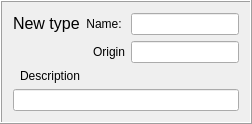
    <widget class="QFrame" name="lodFrame">
     <property name="frameShape">
      <enum>QFrame::Box</enum>
     </property>
     <property name="frameShadow">
      <enum>QFrame::Raised</enum>
     </property>
     <layout class="QGridLayout" name="gridLayout_5">
      <item row="0" column="0">
       <widget class="QLabel" name="label_40">
        <property name="text">
         <string>&lt;!DOCTYPE HTML PUBLIC &quot;-//W3C//DTD HTML 4.0//EN&quot; &quot;http://www.w3.org/TR/REC-html40/strict.dtd&quot;&gt;
&lt;html&gt;&lt;head&gt;&lt;meta name=&quot;qrichtext&quot; content=&quot;1&quot; /&gt;&lt;style type=&quot;text/css&quot;&gt;
p, li { white-space: pre-wrap; }
&lt;/style&gt;&lt;/head&gt;&lt;body style=&quot; font-family:'MS Shell Dlg 2'; font-size:8pt; font-weight:400; font-style:normal;&quot;&gt;
&lt;p style=&quot; margin-top:0px; margin-bottom:0px; margin-left:0px; margin-right:0px; -qt-block-indent:0; text-indent:0px;&quot;&gt;&lt;span style=&quot; font-size:12pt;&quot;&gt;New type&lt;/span&gt;&lt;/p&gt;&lt;/body&gt;&lt;/html&gt;</string>
        </property>
       </widget>
      </item>
      <item row="0" column="1">
       <widget class="QLabel" name="label_11">
        <property name="text">
         <string>Name: </string>
        </property>
        <property name="alignment">
         <set>Qt::AlignRight|Qt::AlignTrailing|Qt::AlignVCenter</set>
        </property>
       </widget>
      </item>
      <item row="0" column="2">
       <widget class="QgsFilterLineEdit" name="TypeLineEditName">
        <property name="sizePolicy">
         <sizepolicy hsizetype="Preferred" vsizetype="Preferred">
          <horstretch>0</horstretch>
          <verstretch>0</verstretch>
         </sizepolicy>
        </property>
        <property name="toolTip">
         <string>Type new name for your type</string>
        </property>
        <property name="qgisRelation" stdset="0">
         <string notr="true"/>
        </property>
       </widget>
      </item>
      <item row="1" column="1">
       <widget class="QLabel" name="label_7">
        <property name="text">
         <string>Origin</string>
        </property>
        <property name="alignment">
         <set>Qt::AlignRight|Qt::AlignTrailing|Qt::AlignVCenter</set>
        </property>
       </widget>
      </item>
      <item row="1" column="2">
       <widget class="QgsFilterLineEdit" name="TypeLineEditLocation">
        <property name="sizePolicy">
         <sizepolicy hsizetype="Preferred" vsizetype="Preferred">
          <horstretch>0</horstretch>
          <verstretch>0</verstretch>
         </sizepolicy>
        </property>
        <property name="toolTip">
         <string>Type new name for your type</string>
        </property>
        <property name="qgisRelation" stdset="0">
         <string notr="true"/>
        </property>
       </widget>
      </item>
      <item row="2" column="0">
       <widget class="QLabel" name="label_8">
        <property name="layoutDirection">
         <enum>Qt::LeftToRight</enum>
        </property>
        <property name="text">
         <string>Description</string>
        </property>
        <property name="alignment">
         <set>Qt::AlignRight|Qt::AlignTrailing|Qt::AlignVCenter</set>
        </property>
       </widget>
      </item>
      <item row="3" column="0" colspan="3">
       <widget class="QgsFilterLineEdit" name="TypeLineEditDesc">
        <property name="sizePolicy">
         <sizepolicy hsizetype="Preferred" vsizetype="Preferred">
          <horstretch>0</horstretch>
          <verstretch>0</verstretch>
         </sizepolicy>
        </property>
        <property name="toolTip">
         <string>Type new name for your type</string>
        </property>
        <property name="qgisRelation" stdset="0">
         <string notr="true"/>
        </property>
       </widget>
      </item>
     </layout>
    </widget>
